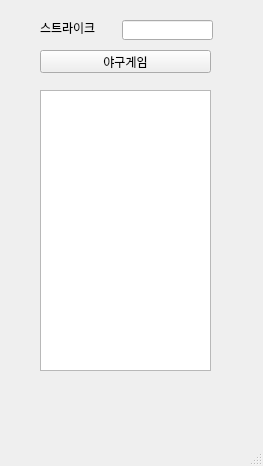
<?xml version="1.0" encoding="UTF-8"?>
<ui version="4.0">
 <class>MainWindow</class>
 <widget class="QMainWindow" name="MainWindow">
  <property name="geometry">
   <rect>
    <x>0</x>
    <y>0</y>
    <width>263</width>
    <height>466</height>
   </rect>
  </property>
  <property name="windowTitle">
   <string>MainWindow</string>
  </property>
  <widget class="QWidget" name="centralwidget">
   <widget class="QLabel" name="lbl">
    <property name="geometry">
     <rect>
      <x>40</x>
      <y>20</y>
      <width>71</width>
      <height>16</height>
     </rect>
    </property>
    <property name="text">
     <string>스트라이크</string>
    </property>
   </widget>
   <widget class="QLineEdit" name="le">
    <property name="geometry">
     <rect>
      <x>122</x>
      <y>20</y>
      <width>91</width>
      <height>20</height>
     </rect>
    </property>
   </widget>
   <widget class="QPushButton" name="pb">
    <property name="geometry">
     <rect>
      <x>40</x>
      <y>50</y>
      <width>171</width>
      <height>23</height>
     </rect>
    </property>
    <property name="text">
     <string>야구게임</string>
    </property>
   </widget>
   <widget class="QTextEdit" name="te">
    <property name="geometry">
     <rect>
      <x>40</x>
      <y>90</y>
      <width>171</width>
      <height>281</height>
     </rect>
    </property>
   </widget>
  </widget>
  <widget class="QMenuBar" name="menubar">
   <property name="geometry">
    <rect>
     <x>0</x>
     <y>0</y>
     <width>263</width>
     <height>21</height>
    </rect>
   </property>
  </widget>
  <widget class="QStatusBar" name="statusbar"/>
 </widget>
 <resources/>
 <connections/>
</ui>
